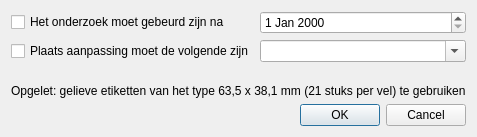
<ui version="4.0" >
 <class>EtikettenDialog</class>
 <widget class="QDialog" name="EtikettenDialog" >
  <property name="geometry" >
   <rect>
    <x>0</x>
    <y>0</y>
    <width>436</width>
    <height>137</height>
   </rect>
  </property>
  <property name="windowTitle" >
   <string>Dialog</string>
  </property>
  <property name="windowIcon" >
   <iconset resource="../icons.qrc" >
    <normaloff>:/icons/agt_print-64.png</normaloff>:/icons/agt_print-64.png</iconset>
  </property>
  <layout class="QGridLayout" name="gridLayout" >
   <item row="0" column="0" >
    <widget class="QCheckBox" name="checkBox" >
     <property name="text" >
      <string>Het onderzoek moet gebeurd zijn na</string>
     </property>
    </widget>
   </item>
   <item row="0" column="1" >
    <widget class="QDateEdit" name="dateEdit" />
   </item>
   <item row="1" column="0" >
    <widget class="QCheckBox" name="checkBox_2" >
     <property name="text" >
      <string>Plaats aanpassing moet de volgende zijn</string>
     </property>
    </widget>
   </item>
   <item row="1" column="1" >
    <widget class="QComboBox" name="comboBox" >
     <property name="editable" >
      <bool>true</bool>
     </property>
    </widget>
   </item>
   <item row="3" column="0" colspan="2" >
    <widget class="QLabel" name="label" >
     <property name="text" >
      <string>Opgelet: gelieve etiketten van het type 63,5 x 38,1 mm (21 stuks per vel) te gebruiken</string>
     </property>
    </widget>
   </item>
   <item row="4" column="0" colspan="2" >
    <widget class="QDialogButtonBox" name="buttonBox" >
     <property name="orientation" >
      <enum>Qt::Horizontal</enum>
     </property>
     <property name="standardButtons" >
      <set>QDialogButtonBox::Cancel|QDialogButtonBox::Ok</set>
     </property>
    </widget>
   </item>
   <item row="2" column="0" >
    <spacer name="verticalSpacer" >
     <property name="orientation" >
      <enum>Qt::Vertical</enum>
     </property>
     <property name="sizeHint" stdset="0" >
      <size>
       <width>20</width>
       <height>40</height>
      </size>
     </property>
    </spacer>
   </item>
  </layout>
 </widget>
 <resources>
  <include location="../icons.qrc" />
 </resources>
 <connections>
  <connection>
   <sender>buttonBox</sender>
   <signal>accepted()</signal>
   <receiver>EtikettenDialog</receiver>
   <slot>accept()</slot>
   <hints>
    <hint type="sourcelabel" >
     <x>227</x>
     <y>117</y>
    </hint>
    <hint type="destinationlabel" >
     <x>157</x>
     <y>136</y>
    </hint>
   </hints>
  </connection>
  <connection>
   <sender>buttonBox</sender>
   <signal>rejected()</signal>
   <receiver>EtikettenDialog</receiver>
   <slot>reject()</slot>
   <hints>
    <hint type="sourcelabel" >
     <x>295</x>
     <y>123</y>
    </hint>
    <hint type="destinationlabel" >
     <x>286</x>
     <y>136</y>
    </hint>
   </hints>
  </connection>
 </connections>
</ui>
